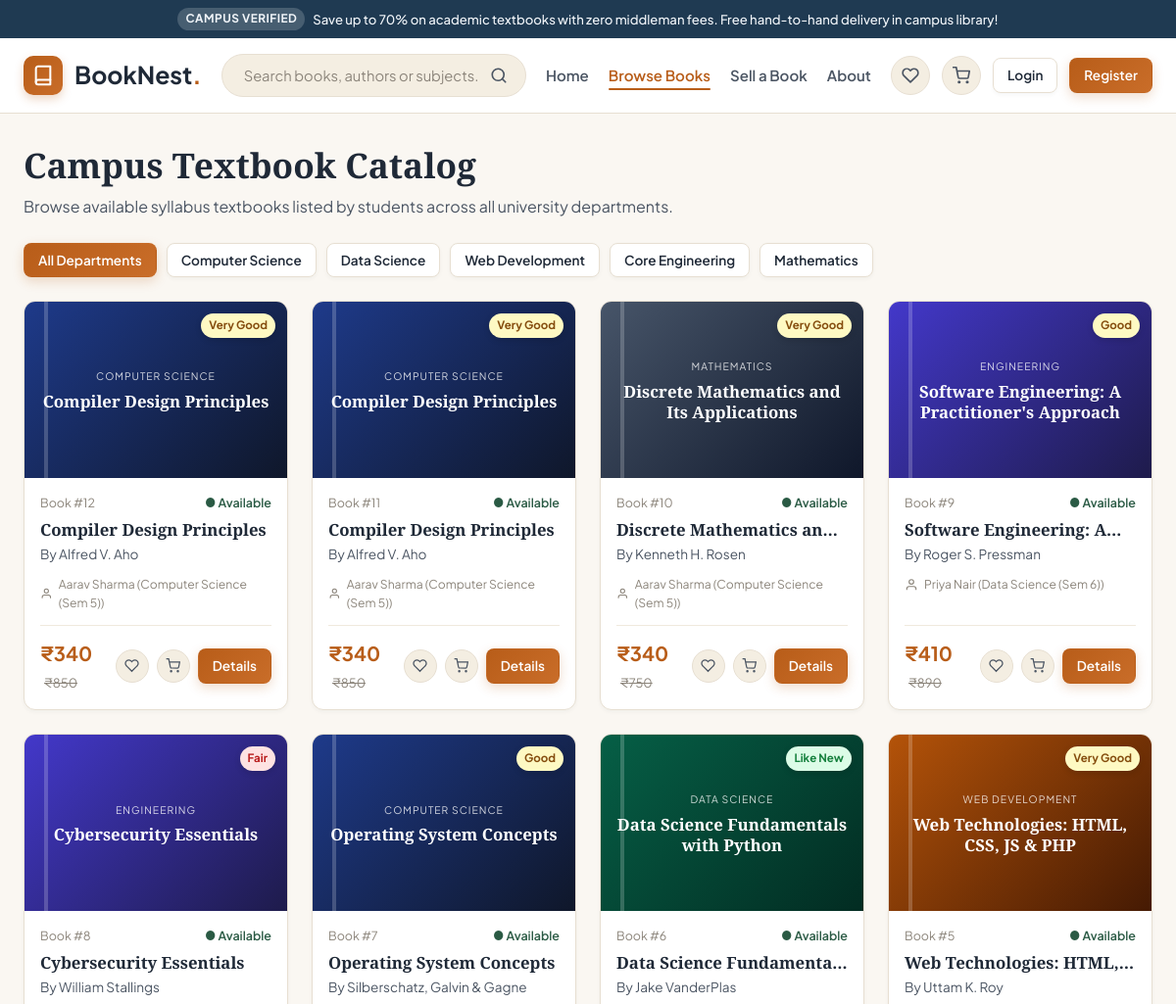
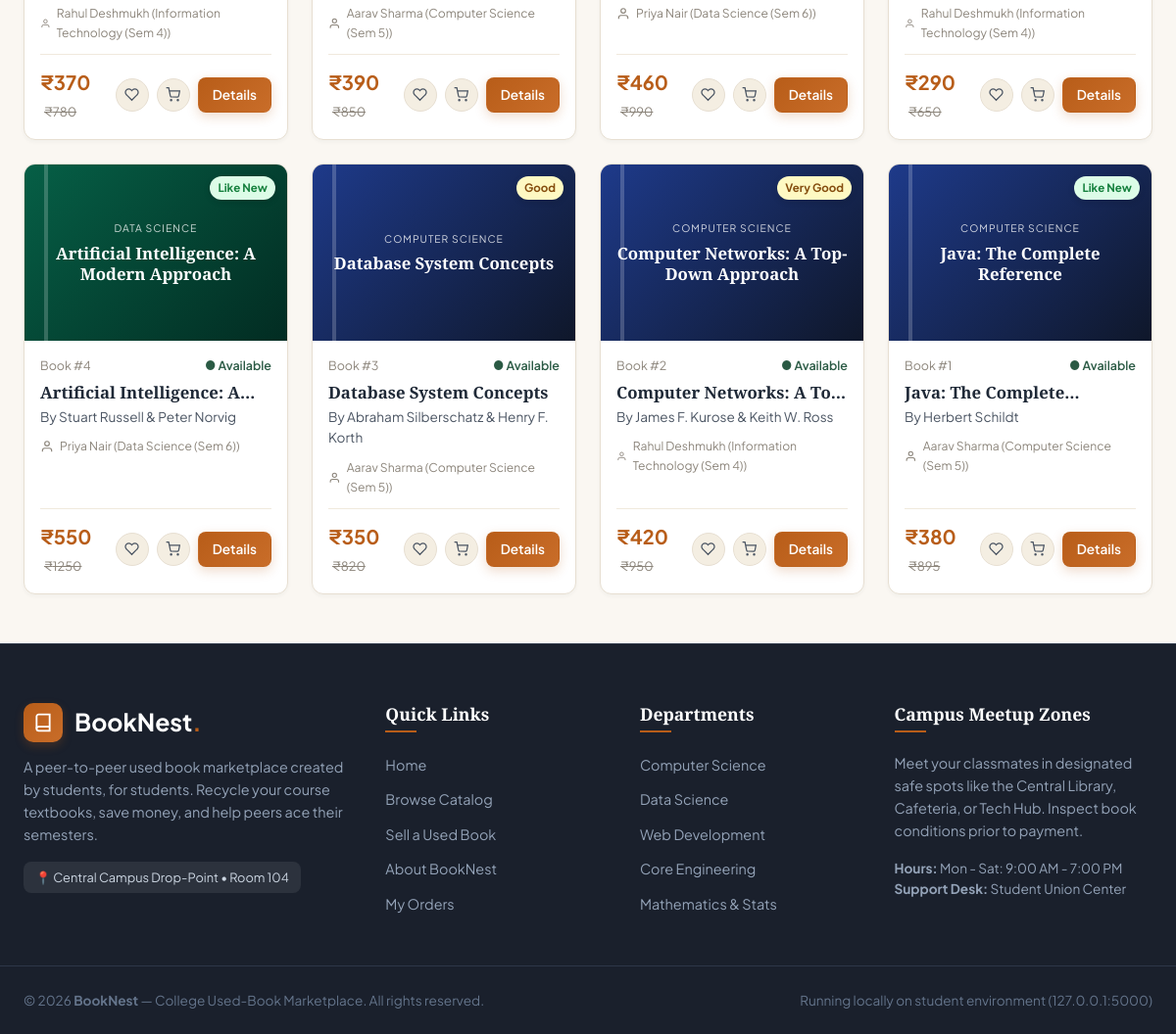
Screenshot of /browse with the database file from the repository (2 pictures, top to bottom).
### tables this page shows
CREATE TABLE books (
        id INTEGER PRIMARY KEY AUTOINCREMENT,
        seller_id INTEGER NOT NULL,
        title TEXT NOT NULL,
        author TEXT NOT NULL,
        category TEXT NOT NULL,
        description TEXT,
        price INTEGER NOT NULL,
        original_price INTEGER NOT NULL,
        condition TEXT NOT NULL,
        condition_slug TEXT NOT NULL,
        cover_theme TEXT NOT NULL,
        is_available INTEGER DEFAULT 1,
        is_popular INTEGER DEFAULT 0,
        created_at TIMESTAMP DEFAULT CURRENT_TIMESTAMP,
        FOREIGN KEY(seller_id) REFERENCES users(id) ON DELETE CASCADE
    );

CREATE TABLE users (
        id INTEGER PRIMARY KEY AUTOINCREMENT,
        username TEXT UNIQUE NOT NULL,
        email TEXT UNIQUE NOT NULL,
        password_hash TEXT NOT NULL,
        password_plain TEXT NOT NULL,
        full_name TEXT NOT NULL,
        department TEXT DEFAULT 'Computer Science',
        created_at TIMESTAMP DEFAULT CURRENT_TIMESTAMP
    );

### app.py (the view)
@app.route('/browse')
def browse():
    category_filter = request.args.get('category', '').strip()
    search_query = request.args.get('q', '').strip()
    conn = get_db()
    cursor = conn.cursor()
    query = """
    SELECT b.*, u.full_name as seller_name, u.department as seller_dept
    FROM books b
    JOIN users u ON b.seller_id = u.id
    WHERE b.is_available = 1
    """
    params = []
    if category_filter:
        query += " AND LOWER(b.category) = LOWER(?)"
        params.append(category_filter)
    if search_query:
        query += " AND (LOWER(b.title) LIKE LOWER(?) OR LOWER(b.author) LIKE LOWER(?) OR LOWER(b.category) LIKE LOWER(?))"
        term = f"%{search_query}%"
        params.extend([term, term, term])
    query += " ORDER BY b.id DESC;"
    cursor.execute(query, params)
    books = cursor.fetchall()
    conn.close()
    return render_template(
        'browse.html',
        books=books,
        category_filter=category_filter,
        search_query=search_query,
        demo_mode=SECURITY_DEMO_MODE
    )

### app.py (called while the page is built, shortened)
def get_db():
    conn = sqlite3.connect(DB_PATH)
    conn.row_factory = sqlite3.Row
    conn.execute("PRAGMA foreign_keys = ON;")
    return conn

@app.context_processor
def inject_global_data():
    user_id = session.get('user_id')
    cart_count = 0
    wishlist_count = 0
    current_user = None
    return {
        "cart_count": cart_count,
        "wishlist_count": wishlist_count,
        "current_user": current_user,
        "SECURITY_DEMO_MODE": SECURITY_DEMO_MODE,
    }

### templates/browse.html (shortened to what this page needs)
{% extends "base.html" %}
{% block content %}
<section class="section" style="padding-top: 30px;">
  <div class="container">
    <div style="margin-bottom: 24px;">
      <h1 style="font-size: 2.2rem; margin-bottom: 8px;">Campus Textbook Catalog</h1>
      <p style="color: var(--text-secondary);">Browse available syllabus textbooks listed by students across all university departments.</p>
    </div>
    <div style="display: flex; gap: 10px; flex-wrap: wrap; margin-bottom: 24px;">
      <a href="{{ url_for('browse') }}" class="btn btn-sm {% if not category_filter %}btn-primary{% else %}btn-secondary{% endif %}">
        All Departments
      </a>
      <a href="{{ url_for('browse', category='Computer Science') }}" class="btn btn-sm {% if category_filter == 'Computer Science' %}btn-primary{% else %}btn-secondary{% endif %}">
        Computer Science
      </a>
      <a href="{{ url_for('browse', category='Data Science') }}" class="btn btn-sm {% if category_filter == 'Data Science' %}btn-primary{% else %}btn-secondary{% endif %}">
        Data Science
      </a>
      <a href="{{ url_for('browse', category='Web Development') }}" class="btn btn-sm {% if category_filter == 'Web Development' %}btn-primary{% else %}btn-secondary{% endif %}">
        Web Development
      </a>
      <a href="{{ url_for('browse', category='Engineering') }}" class="btn btn-sm {% if category_filter == 'Engineering' %}btn-primary{% else %}btn-secondary{% endif %}">
        Core Engineering
      </a>
      <a href="{{ url_for('browse', category='Mathematics') }}" class="btn btn-sm {% if category_filter == 'Mathematics' %}btn-primary{% else %}btn-secondary{% endif %}">
        Mathematics
      </a>
    </div>
    {% if books %}
      <div class="books-grid">
        {% for book in books %}
          <div class="book-card">
            <div class="book-card-cover cover-{{ book.cover_theme }}">
              <span class="book-condition-badge badge-{{ book.condition_slug }}">
                {{ book.condition }}
              </span>
              <div class="book-cover-text">
                <div class="cat">{{ book.category }}</div>
                <div class="tit">{{ book.title }}</div>
              </div>
            </div>
            <div class="book-card-body">
              <div class="book-meta-top">
                <span>Book #{{ book.id }}</span>
                {% if book.is_available %}
                  <span style="color: var(--accent-forest); font-weight: 600;">● Available</span>
                {% else %}
                  <span style="color: #ef4444; font-weight: 600;">● Sold</span>
                {% endif %}
              </div>
              <h3 class="book-card-title" title="{{ book.title }}">{{ book.title }}</h3>
              <div class="book-card-author">By {{ book.author }}</div>
              <div class="book-seller-info">
                <svg width="14" height="14" viewBox="0 0 24 24" fill="none" stroke="currentColor" stroke-width="2">
                  <path d="M20 21v-2a4 4 0 0 0-4-4H8a4 4 0 0 0-4 4v2"></path>
                  <circle cx="12" cy="7" r="4"></circle>
                </svg>
                <span>{{ book.seller_name }} ({{ book.seller_dept }})</span>
              </div>
              <div class="book-card-footer">
                <div class="book-price-box">
                  <span class="price">₹{{ book.price }}</span>
                  <span class="mrp">₹{{ book.original_price }}</span>
                </div>
                <div class="book-actions">
                  <a href="{{ url_for('wishlist_add', book_id=book.id) }}" class="icon-btn" title="Add to Wishlist" style="width: 34px; height: 34px;">
                    <svg width="15" height="15" viewBox="0 0 24 24" fill="none" stroke="currentColor" stroke-width="2">
                      <path d="M20.84 4.61a5.5 5.5 0 0 0-7.78 0L12 5.67l-1.06-1.06a5.5 5.5 0 0 0-7.78 7.78l1.06 1.06L12 21.23l7.78-7.78 1.06-1.06a5.5 5.5 0 0 0 0-7.78z"></path>
                    </svg>
                  </a>
                  <a href="{{ url_for('cart_add', book_id=book.id) }}" class="icon-btn" title="Add to Cart" style="width: 34px; height: 34px;">
                    <svg width="15" height="15" viewBox="0 0 24 24" fill="none" stroke="currentColor" stroke-width="2">
                      <circle cx="9" cy="21" r="1"></circle>
                      <circle cx="20" cy="21" r="1"></circle>
                      <path d="M1 1h4l2.68 13.39a2 2 0 0 0 2 1.61h9.72a2 2 0 0 0 2-1.61L23 6H6"></path>
                    </svg>
                  </a>
                  <a href="{{ url_for('book_detail', book_id=book.id) }}" class="btn btn-primary btn-sm">Details</a>
                </div>
              </div>
            </div>
          </div>
        {% endfor %}
      </div>
    {% endif %}
  </div>
</section>
{% endblock %}

### templates/base.html (shortened to what this page needs)
<!DOCTYPE html>
<html lang="en">
<head>
  <link rel="stylesheet" href="{{ url_for('static', filename='css/style.css') }}">
</head>
<body>
  <div class="top-notice-bar">
    <span class="pill">Campus Verified</span>
    <span>Save up to 70% on academic textbooks with zero middleman fees. Free hand-to-hand delivery in campus library!</span>
  </div>
  <header class="site-header">
    <div class="container">
      <div class="header-inner">
        <a href="{{ url_for('index') }}" class="brand-logo" id="nav-brand-logo">
          <div class="brand-logo-icon">
            <svg width="22" height="22" viewBox="0 0 24 24" fill="none" stroke="currentColor" stroke-width="2.2" stroke-linecap="round" stroke-linejoin="round">
              <path d="M4 19.5A2.5 2.5 0 0 1 6.5 17H20"></path>
              <path d="M6.5 2H20v20H6.5A2.5 2.5 0 0 1 4 19.5v-15A2.5 2.5 0 0 1 6.5 2z"></path>
            </svg>
          </div>
          <span>BookNest<span class="dot">.</span></span>
        </a>
        <div class="header-search">
          <form action="{{ url_for('browse') }}" method="GET">
            <input type="text" name="q" placeholder="Search books, authors or subjects..." value="{{ search_query if search_query else '' }}" autocomplete="off" id="global-search-input">
            <button type="submit" title="Search Books" id="btn-search-submit">
              <svg width="18" height="18" viewBox="0 0 24 24" fill="none" stroke="currentColor" stroke-width="2.2" stroke-linecap="round" stroke-linejoin="round">
                <circle cx="11" cy="11" r="8"></circle>
                <line x1="21" y1="21" x2="16.65" y2="16.65"></line>
              </svg>
            </button>
          </form>
        </div>
        <nav>
          <ul class="nav-links">
            <li><a href="{{ url_for('index') }}" class="{% if request.path == '/' %}active{% endif %}">Home</a></li>
            <li><a href="{{ url_for('browse') }}" class="{% if '/browse' in request.path %}active{% endif %}">Browse Books</a></li>
            <li><a href="{{ url_for('sell') }}" class="{% if '/sell' in request.path %}active{% endif %}">Sell a Book</a></li>
            <li><a href="{{ url_for('about') }}" class="{% if '/about' in request.path %}active{% endif %}">About</a></li>
          </ul>
        </nav>
        <div class="nav-actions">
          <a href="{{ url_for('wishlist') }}" class="icon-btn" title="My Wishlist" id="nav-wishlist-link">
            <svg width="18" height="18" viewBox="0 0 24 24" fill="none" stroke="currentColor" stroke-width="2.2" stroke-linecap="round" stroke-linejoin="round">
              <path d="M20.84 4.61a5.5 5.5 0 0 0-7.78 0L12 5.67l-1.06-1.06a5.5 5.5 0 0 0-7.78 7.78l1.06 1.06L12 21.23l7.78-7.78 1.06-1.06a5.5 5.5 0 0 0 0-7.78z"></path>
            </svg>
          </a>
          <a href="{{ url_for('cart') }}" class="icon-btn" title="My Cart" id="nav-cart-link">
            <svg width="18" height="18" viewBox="0 0 24 24" fill="none" stroke="currentColor" stroke-width="2.2" stroke-linecap="round" stroke-linejoin="round">
              <circle cx="9" cy="21" r="1"></circle>
              <circle cx="20" cy="21" r="1"></circle>
              <path d="M1 1h4l2.68 13.39a2 2 0 0 0 2 1.61h9.72a2 2 0 0 0 2-1.61L23 6H6"></path>
            </svg>
          </a>
          {% if session.get('user_id') %}
            <a href="{{ url_for('orders') }}" class="btn btn-secondary btn-sm" title="My Orders" id="nav-orders-btn">
              📦 Orders
            </a>
            <a href="{{ url_for('seller_dashboard') }}" class="btn btn-secondary btn-sm" title="Seller Dashboard" id="nav-seller-btn">
              📚 Listings
            </a>
            <a href="{{ url_for('profile') }}" class="btn btn-secondary btn-sm" id="nav-profile-btn">
              👤 {{ session.get('user_name', 'Student') }}
            </a>
            <a href="{{ url_for('logout') }}" class="btn btn-sm" style="color: #64748b;" id="nav-logout-btn">Logout</a>
          {% else %}
            <a href="{{ url_for('login') }}" class="btn btn-secondary btn-sm" id="nav-login-btn">Login</a>
            <a href="{{ url_for('register') }}" class="btn btn-primary btn-sm" id="nav-register-btn">Register</a>
          {% endif %}
        </div>
      </div>
    </div>
  </header>
  <main>
    {% block content %}{% endblock %}
  </main>
  <footer class="site-footer">
    <div class="footer-top">
      <div class="container">
        <div class="footer-grid">
          <div class="footer-col">
            <div class="brand-logo" style="color: white; margin-bottom: 14px;">
              <div class="brand-logo-icon">
                <svg width="20" height="20" viewBox="0 0 24 24" fill="none" stroke="currentColor" stroke-width="2.2">
                  <path d="M4 19.5A2.5 2.5 0 0 1 6.5 17H20"></path>
                  <path d="M6.5 2H20v20H6.5A2.5 2.5 0 0 1 4 19.5v-15A2.5 2.5 0 0 1 6.5 2z"></path>
                </svg>
              </div>
              <span>BookNest<span style="color: var(--primary);">.</span></span>
            </div>
            <p>
              A peer-to-peer used book marketplace created by students, for students. Recycle your course textbooks, save money, and help peers ace their semesters.
            </p>
            <div class="footer-badge">
              📍 Central Campus Drop-Point • Room 104
            </div>
          </div>
          <div class="footer-col">
            <h4>Quick Links</h4>
            <ul class="footer-links">
              <li><a href="{{ url_for('index') }}">Home</a></li>
              <li><a href="{{ url_for('browse') }}">Browse Catalog</a></li>
              <li><a href="{{ url_for('sell') }}">Sell a Used Book</a></li>
              <li><a href="{{ url_for('about') }}">About BookNest</a></li>
              <li><a href="{{ url_for('orders') }}">My Orders</a></li>
            </ul>
          </div>
          <div class="footer-col">
            <h4>Departments</h4>
            <ul class="footer-links">
              <li><a href="{{ url_for('browse', category='Computer Science') }}">Computer Science</a></li>
              <li><a href="{{ url_for('browse', category='Data Science') }}">Data Science</a></li>
              <li><a href="{{ url_for('browse', category='Web Development') }}">Web Development</a></li>
              <li><a href="{{ url_for('browse', category='Engineering') }}">Core Engineering</a></li>
              <li><a href="{{ url_for('browse', category='Mathematics') }}">Mathematics & Stats</a></li>
            </ul>
          </div>
          <div class="footer-col">
            <h4>Campus Meetup Zones</h4>
            <p>
              Meet your classmates in designated safe spots like the Central Library, Cafeteria, or Tech Hub. Inspect book conditions prior to payment.
            </p>
            <div style="font-size: 0.85rem; color: #94a3b8;">
              <strong>Hours:</strong> Mon - Sat: 9:00 AM - 7:00 PM<br>
              <strong>Support Desk:</strong> Student Union Center
            </div>
          </div>
        </div>
      </div>
    </div>
    <div class="footer-bottom">
      <div class="container" style="display: flex; justify-content: space-between; align-items: center;">
        <div>
          &copy; 2026 <strong>BookNest</strong> — College Used-Book Marketplace. All rights reserved.
        </div>
        <div>
          Running locally on student environment (127.0.0.1:5000)
        </div>
      </div>
    </div>
  </footer>
</body>
</html>

### rows the page displays
books: condition "Very Good", category "COMPUTER SCIENCE", title "Compiler Design Principles", id "12", is_available "● Available", author "Alfred V. Aho", seller_name "Aarav Sharma", seller_dept "Computer Science (Sem 5)", price "340", original_price "850"
books: condition "Very Good", category "COMPUTER SCIENCE", title "Compiler Design Principles", id "11", is_available "● Available", author "Alfred V. Aho", seller_name "Aarav Sharma", seller_dept "Computer Science (Sem 5)", price "340", original_price "850"
books: condition "Very Good", category "MATHEMATICS", title "Discrete Mathematics and Its Applications", id "10", is_available "● Available", title "Discrete Mathematics…", author "Kenneth H. Rosen", seller_name "Aarav Sharma", seller_dept "Computer Science (Sem 5)", price "340", original_price "750"
books: condition "Good", category "ENGINEERING", title "Software Engineering: A Practitioner's Approach", id "9", is_available "● Available", title "Software Engineering:…", author "Roger S. Pressman", seller_name "Priya Nair", seller_dept "Data Science (Sem 6)", price "410", original_price "890"
books: condition "Fair", category "ENGINEERING", title "Cybersecurity Essentials", id "8", is_available "● Available", author "William Stallings", seller_name "Rahul Deshmukh", seller_dept "Information Technology (Sem 4)", price "370", original_price "780"
books: condition "Good", category "COMPUTER SCIENCE", title "Operating System Concepts", id "7", is_available "● Available", author "Silberschatz, Galvin & Gagne", seller_name "Aarav Sharma", seller_dept "Computer Science (Sem 5)", price "390", original_price "850"
books: condition "Like New", category "DATA SCIENCE", title "Data Science Fundamentals with Python", id "6", is_available "● Available", title "Data Science…", author "Jake VanderPlas", seller_name "Priya Nair", seller_dept "Data Science (Sem 6)", price "460", original_price "990"
books: condition "Very Good", category "WEB DEVELOPMENT", title "Web Technologies: HTML, CSS, JS & PHP", id "5", is_available "● Available", title "Web Technologies:…", author "Uttam K. Roy", seller_name "Rahul Deshmukh", seller_dept "Information Technology (Sem 4)", price "290", original_price "650"
books: condition "Like New", category "DATA SCIENCE", title "Artificial Intelligence: A Modern Approach", id "4", is_available "● Available", title "Artificial Intelligence:…", author "Stuart Russell & Peter Norvig", seller_name "Priya Nair", seller_dept "Data Science (Sem 6)", price "550", original_price "1250"
books: condition "Good", category "COMPUTER SCIENCE", title "Database System Concepts", id "3", is_available "● Available", author "Abraham Silberschatz & Henry F. Korth", seller_name "Aarav Sharma", seller_dept "Computer Science (Sem 5)", price "350", original_price "820"
books: condition "Very Good", category "COMPUTER SCIENCE", title "Computer Networks: A Top-Down Approach", id "2", is_available "● Available", title "Computer Networks:…", author "James F. Kurose & Keith W. Ross", seller_name "Rahul Deshmukh", seller_dept "Information Technology (Sem 4)", price "420", original_price "950"
books: condition "Like New", category "COMPUTER SCIENCE", title "Java: The Complete Reference", id "1", is_available "● Available", title "Java: The…", author "Herbert Schildt", seller_name "Aarav Sharma", seller_dept "Computer Science (Sem 5)", price "380", original_price "895"
